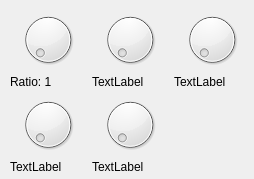
<?xml version="1.0" encoding="UTF-8"?>
<ui version="4.0">
 <class>Compressor</class>
 <widget class="QWidget" name="Compressor">
  <property name="geometry">
   <rect>
    <x>0</x>
    <y>0</y>
    <width>254</width>
    <height>179</height>
   </rect>
  </property>
  <property name="windowTitle">
   <string>Form</string>
  </property>
  <widget class="QWidget" name="gridLayoutWidget">
   <property name="geometry">
    <rect>
     <x>10</x>
     <y>10</y>
     <width>240</width>
     <height>164</height>
    </rect>
   </property>
   <layout class="QGridLayout" name="gridLayout">
    <item row="0" column="3">
     <widget class="QDial" name="c_gainKnob"/>
    </item>
    <item row="2" column="2">
     <widget class="QDial" name="c_releaseKnob"/>
    </item>
    <item row="0" column="2">
     <widget class="QDial" name="c_threshKnob"/>
    </item>
    <item row="2" column="1">
     <widget class="QDial" name="c_attackKnob"/>
    </item>
    <item row="0" column="1">
     <widget class="QDial" name="c_ratioKnob"/>
    </item>
    <item row="1" column="1">
     <widget class="QLabel" name="c_ratioVal">
      <property name="text">
       <string>Ratio: 1</string>
      </property>
     </widget>
    </item>
    <item row="1" column="2">
     <widget class="QLabel" name="c_threshVal">
      <property name="text">
       <string>TextLabel</string>
      </property>
     </widget>
    </item>
    <item row="1" column="3">
     <widget class="QLabel" name="c_gainVal">
      <property name="text">
       <string>TextLabel</string>
      </property>
     </widget>
    </item>
    <item row="3" column="1">
     <widget class="QLabel" name="c_attackVal">
      <property name="text">
       <string>TextLabel</string>
      </property>
     </widget>
    </item>
    <item row="3" column="2">
     <widget class="QLabel" name="c_releaseVal">
      <property name="text">
       <string>TextLabel</string>
      </property>
     </widget>
    </item>
   </layout>
  </widget>
 </widget>
 <resources/>
 <connections/>
</ui>
